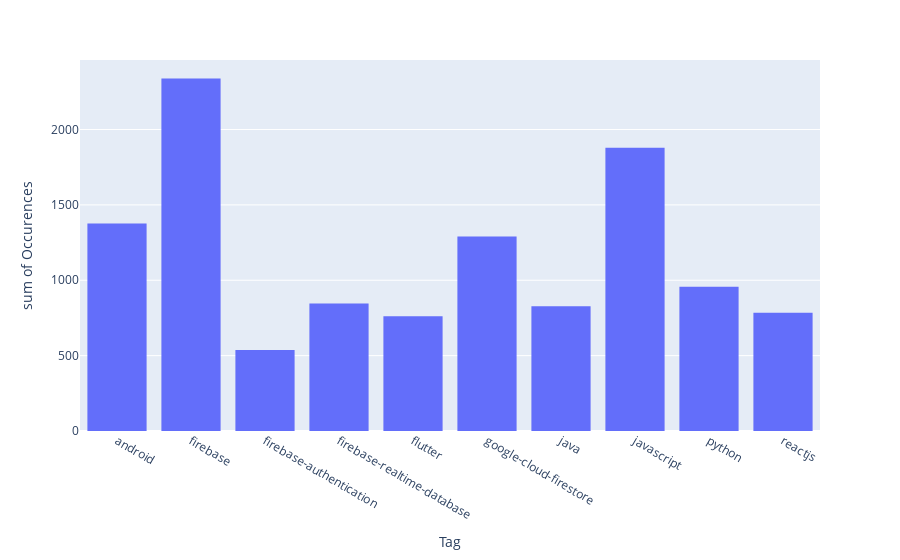

Notebook code cell kept with this figure:
### Code cell
fig = px.histogram(df[df["Occurences"] > 500], x="Tag", y="Occurences")
fig.show()
import plotly.io as pio

pio.write_html(fig, file='figure.html', auto_open=True)

### Figure 1 — Plotly figure (JSON) as saved in the notebook; plotly's stock layout.template omitted (floating-point values rounded to 4 significant figures)
{"data": [{"alignmentgroup": "True", "bingroup": "x", "histfunc": "sum", "hovertemplate": "Tag=%{x}<br>sum of Occurences=%{y}<extra></extra>", "legendgroup": "", "marker": {"color": "#636efa", "pattern": {"shape": ""}}, "name": "", "offsetgroup": "", "orientation": "v", "showlegend": false, "x": ["android", "firebase", "firebase-authentication", "firebase-realtime-database", "flutter", "google-cloud-firestore", "java", "javascript", "python", "reactjs"], "xaxis": "x", "y": [1376, 2338, 537, 846, 761, 1291, 827, 1879, 957, 785], "yaxis": "y", "type": "histogram"}], "layout": {"xaxis": {"anchor": "y", "domain": [0.0, 1.0], "title": {"text": "Tag"}}, "yaxis": {"anchor": "x", "domain": [0.0, 1.0], "title": {"text": "sum of Occurences"}}, "legend": {"tracegroupgap": 0}, "margin": {"t": 60}, "barmode": "relative"}}
